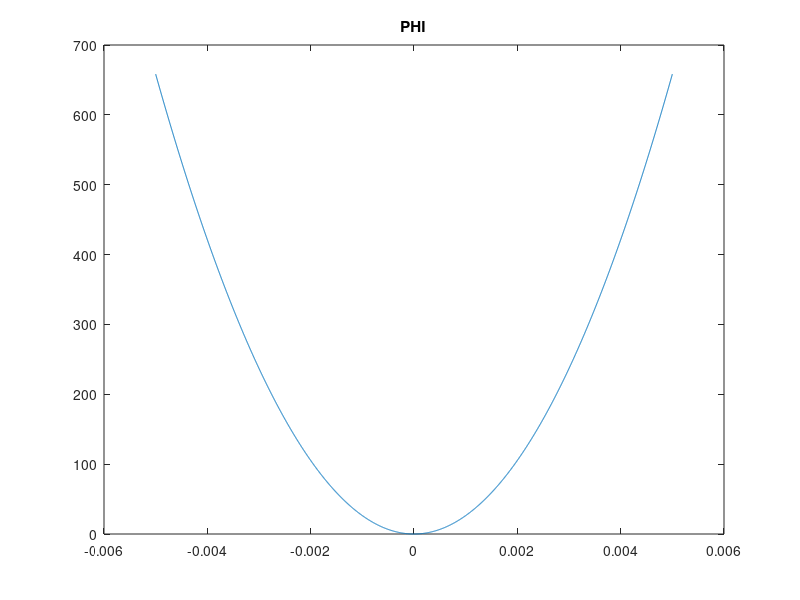
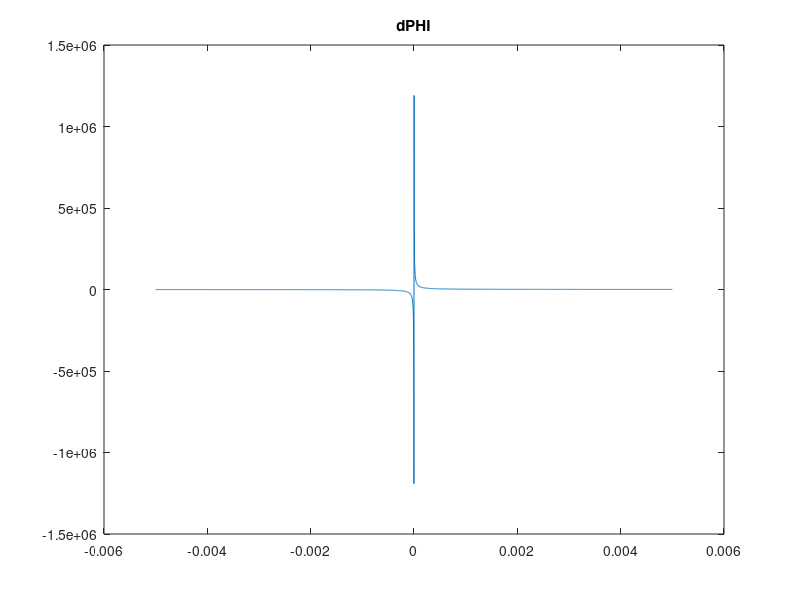
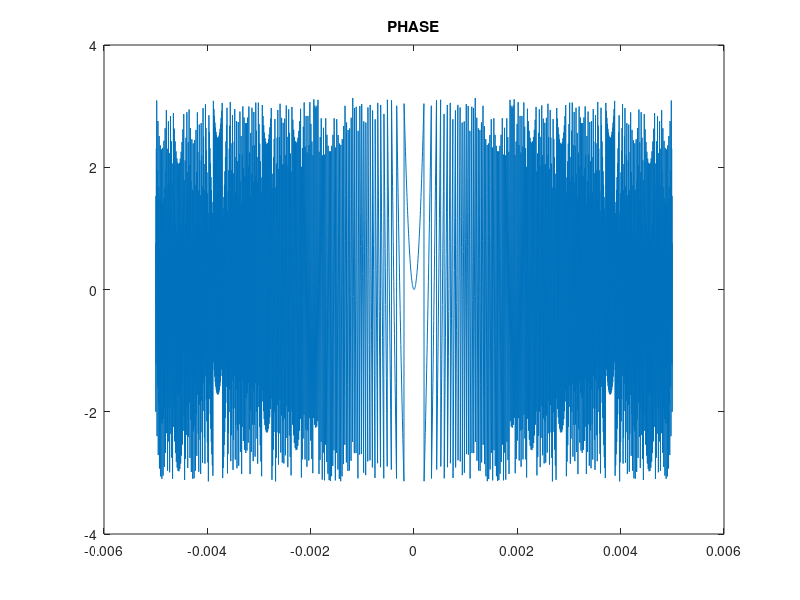

MATLAB code to generate these figures, in order: (Note: this script raises an error after producing the figures.)
close all
% clc
% clear all
%thin lens phase
r=.5e-2;
f=120e-3;
x=linspace(-r,r,3000);
dx=max(x)./3000;
lambda=633e-9;
a=atan(x./f);
% alpha=[-(r./f):da:(r./f)];
% N=(r./f)./da;
% for i=1:n
%     xn(i)=(N.*dx)./(atan(N.*da));
% end
% da=max(alpha)./1000;
% figure, plot(x,tan(alpha));
%phase along aperture
phi=(2.*pi.*(x.*tan(a))./lambda);
%elemental phase per pixel 
dphi=(2.*pi.*(dx./tan(a))./lambda);
%aliasing limit
u=find(dphi>=pi./2);
%maximum radius
res=(x(min(u)));
%plots
figure, plot(x,(phi./pi)), title('PHI');
figure, plot(x,dphi), title('dPHI');
phase=exp(1i.*phi);
figure, plot(x,atan2(imag(phase),real(phase))), title('PHASE');
[PHASEx,PHASEy]=meshgrid(phi);
 PHASE=exp(-1i.*(PHASEx+PHASEy));
 showphase(PHASE);

